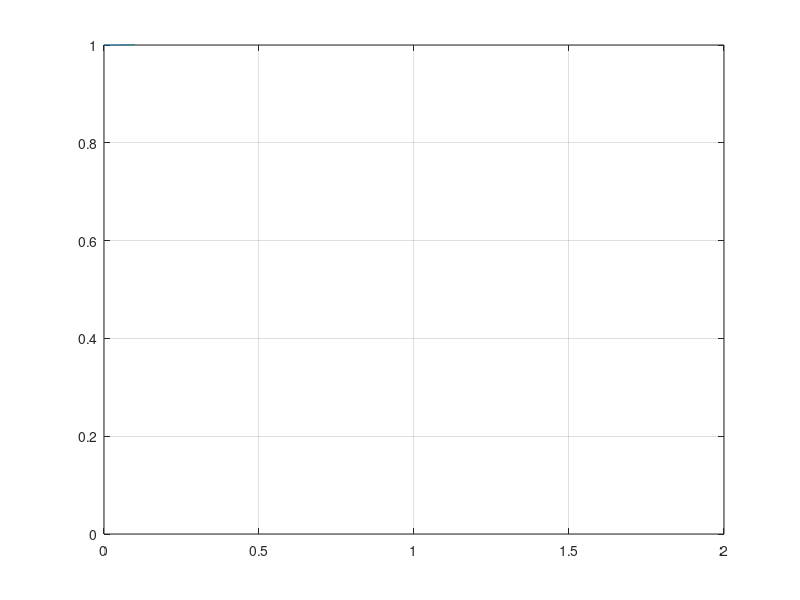

The MATLAB script that drew this image: (Note: this script raises an error after producing the figure.)
%**********************************************************
% Newton-Raphson 1D
%**********************************************************
clear; clc; close all;
%%
% Plot 
x = 0:1e-4:2;
y1 = exp(x.^3);
y2 = exp(x+1)-1/3;
plot(x,y1,x,y2);
axis([ 0, 2, 0, 1]);
grid on;
%%

% Funktionsdefinition
syms x
f = exp(x+1)-1/3-exp(x.^3)

df = diff(f)

%Verfahrensparameter

n = 10; %<-----ANZAHL DER ITERATIONSSCHRITTE

xi = zeros(1,10);
xi(1) = 1.3; %<-----STARTWERT

for i = 1:n
    xi(i+1) = xi(i)-(double(subs(f, x, xi(i)))/double(subs(df, x, xi(i))));
end

k = 0 : 1 : n;
tab = [k' xi'];
disp('Newton-Raphson-Verfahren')
disp('k         x');
disp(num2str(tab,'%10.5f')); disp(' ');

x = xi-0.5*xi : (0.5*xi)/10 : xi+0.5*xi ;
y = double(subs(f));

figure;
plot(x,y);
axis([min(x), max(x), min(y), max(y)]);
grid on;